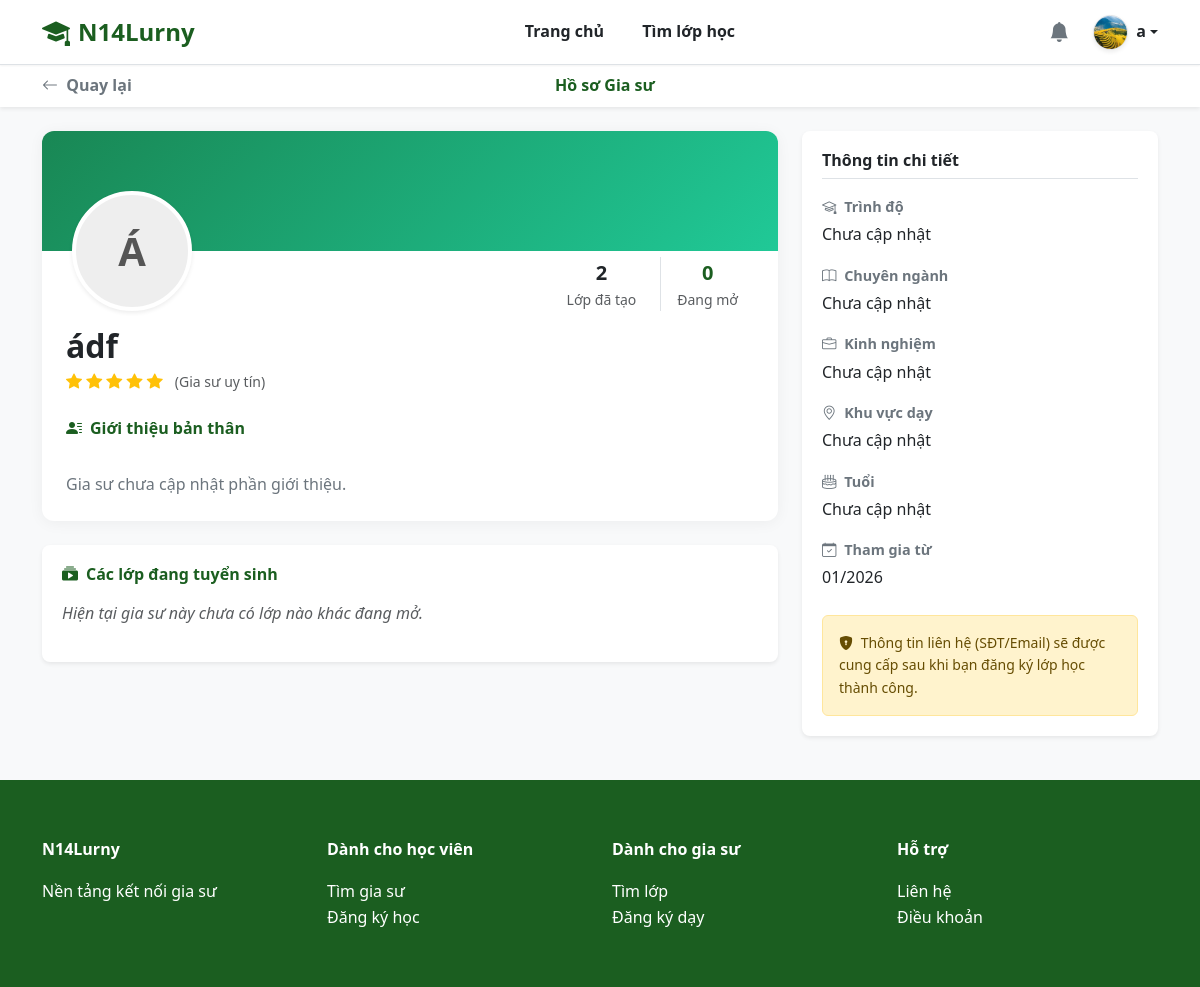
The app's page /N14Lurny/student/tutor_profile.php?id=13 (signed in), older data.
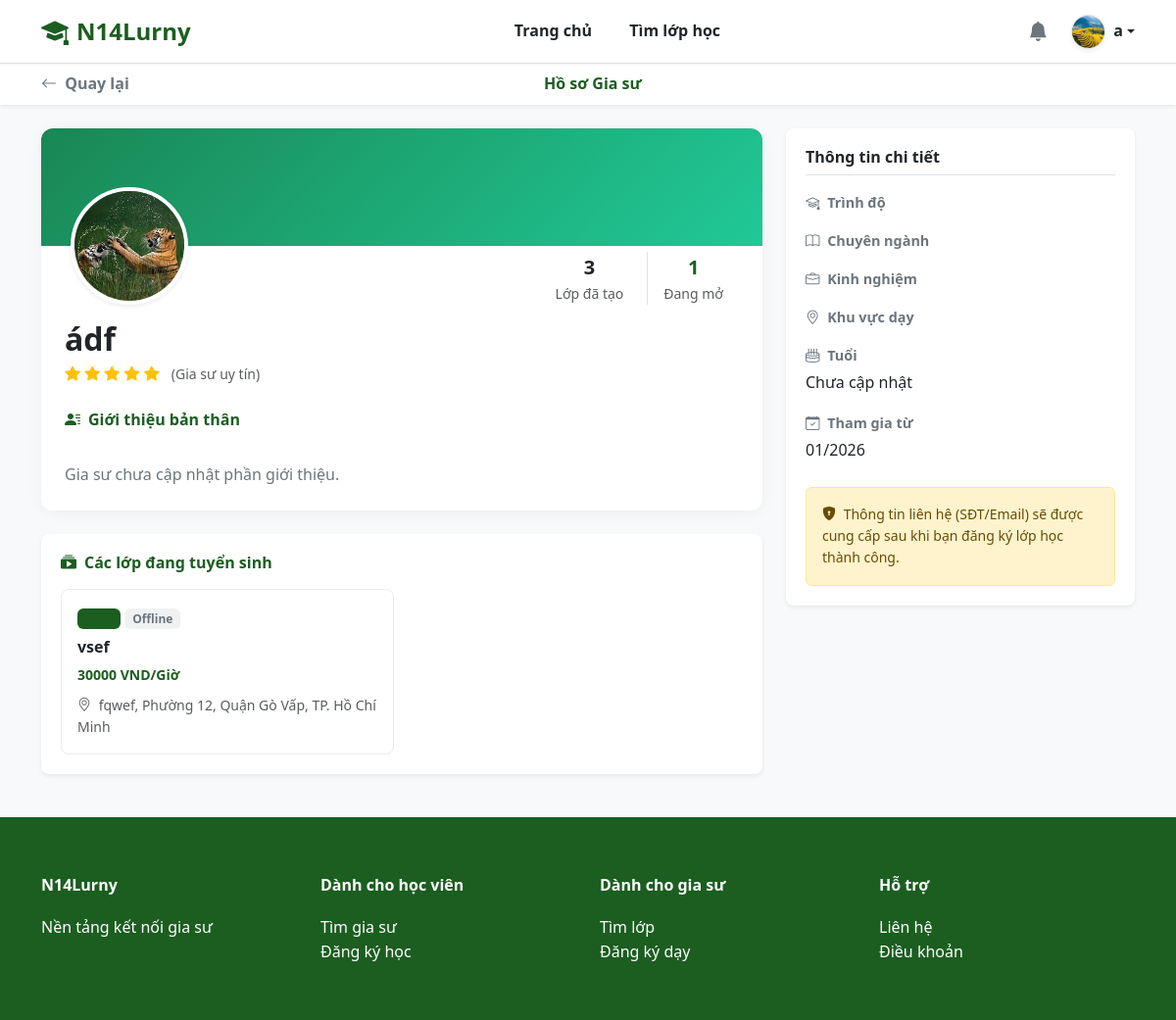
The same page, newer data.
### tables this page shows
CREATE TABLE `users` (
  `id` int(11) NOT NULL,
  `full_name` varchar(100) NOT NULL,
  `email` varchar(100) NOT NULL,
  `password` varchar(255) NOT NULL,
  `role` enum('admin','tutor','student') NOT NULL DEFAULT 'student',
  `avatar` varchar(255) DEFAULT NULL,
  `dob` date DEFAULT NULL,
  `gender` enum('Nam','Nữ','Khác') DEFAULT 'Nam',
  `phone` varchar(20) DEFAULT NULL,
  `bio` text DEFAULT NULL COMMENT 'Giới thiệu bản thân',
  `major` varchar(100) DEFAULT NULL COMMENT 'Chuyên ngành',
  `degree` varchar(100) DEFAULT NULL COMMENT 'Bằng cấp/Trình độ',
  `experience` varchar(100) DEFAULT NULL COMMENT 'Kinh nghiệm',
  `address` varchar(255) DEFAULT NULL COMMENT 'Địa chỉ/Khu vực',
  `school` varchar(255) DEFAULT NULL,
  `grade` varchar(50) DEFAULT NULL,
  `created_at` timestamp NOT NULL DEFAULT current_timestamp(),
  `warnings_count` int(11) DEFAULT 0 COMMENT 'Số lần bị cảnh cáo',
  `is_banned` tinyint(1) DEFAULT 0 COMMENT '1: Bị cấm dạy, 0: Bình thường'
);

CREATE TABLE `classes` (
  `id` int(11) NOT NULL,
  `tutor_id` int(11) NOT NULL,
  `title` varchar(255) NOT NULL,
  `subject` varchar(100) NOT NULL,
  `grade` varchar(50) NOT NULL,
  `price` varchar(255) DEFAULT NULL,
  `description` text DEFAULT NULL,
  `method` varchar(50) NOT NULL DEFAULT 'Offline' COMMENT 'Online hoặc Offline',
  `location` varchar(100) NOT NULL DEFAULT 'TP. Hồ Chí Minh' COMMENT 'Quận/Huyện tại TP.HCM',
  `status` enum('pending','active','hidden','closed','rejected') DEFAULT 'pending',
  `max_students` int(11) NOT NULL DEFAULT 1,
  `start_date` date DEFAULT NULL,
  `end_date` date DEFAULT NULL,
  `created_at` timestamp NOT NULL DEFAULT current_timestamp()
);

### N14Lurny/student/tutor_profile.php (the view, shortened to what the changed rows need)
<?php
require_once '../config/db.php';
$tutor_id = intval($_GET['id']);
$sql = "SELECT * FROM users WHERE id = ? AND role = 'tutor'";
$stmt = $conn->prepare($sql);
$stmt->bind_param("i", $tutor_id);
$stmt->execute();
$tutor_res = $stmt->get_result();
$tutor = $tutor_res->fetch_assoc();
$avatar_url = (!empty($tutor['avatar'])) ? "../assets/uploads/avatars/" . $tutor['avatar'] : "";
$initials = mb_strtoupper(mb_substr($tutor['full_name'], 0, 1, "UTF-8"));
$classes_res = $conn->query("SELECT * FROM classes WHERE tutor_id = $tutor_id AND status = 'active' ORDER BY created_at DESC");
$count_active = $classes_res->num_rows;
$count_all = $conn->query("SELECT COUNT(*) as total FROM classes WHERE tutor_id = $tutor_id")->fetch_assoc()['total'];
?>
<!DOCTYPE html>
<html lang="vi">
<head>
    <link href="https://cdn.jsdelivr.net/npm/bootstrap@5.3.2/dist/css/bootstrap.min.css" rel="stylesheet">
    <link href="https://cdn.jsdelivr.net/npm/bootstrap-icons@1.11.1/font/bootstrap-icons.css" rel="stylesheet">
    <link rel="stylesheet" href="../assets/css/style.css">
</head>
<body class="bg-light">
<div class="container py-4">
    <div class="row g-4">
        <div class="col-lg-8">
            <div class="tutor-header-card mb-4">
                <div class="d-flex justify-content-between align-items-end pe-4 pb-3">
                    <div class="tutor-avatar-container">
                        <?php if($avatar_url): ?>
                            <img src="<?= $avatar_url ?>" class="tutor-avatar-img shadow-sm">
                        <?php else: ?>
                            <div class="tutor-initials shadow-sm"><?= $initials ?></div>
                        <?php endif; ?>
                    </div>
                    <div class="d-flex gap-2 text-center">
                        <div class="px-3">
                            <div class="fw-bold fs-5 text-dark"><?= $count_all ?></div>
                            <div class="small text-muted">Lớp đã tạo</div>
                        </div>
                        <div class="px-3 border-start">
                            <div class="fw-bold fs-5 text-success"><?= $count_active ?></div>
                            <div class="small text-muted">Đang mở</div>
                        </div>
                    </div>
                </div>
                <div class="px-4 pb-4">
                    <h2 class="fw-bold text-dark mb-1"><?= htmlspecialchars($tutor['full_name']) ?></h2>
                    <div class="text-warning mb-3">
                        <i class="bi bi-star-fill"></i>
                        <i class="bi bi-star-fill"></i>
                        <i class="bi bi-star-fill"></i>
                        <i class="bi bi-star-fill"></i>
                        <i class="bi bi-star-fill"></i>
                        <span class="text-muted small ms-2">(Gia sư uy tín)</span>
                    </div>
                    <div class="mt-4">
                        <h6 class="fw-bold text-success"><i class="bi bi-person-lines-fill me-2"></i>Giới thiệu bản thân</h6>
                        <div class="text-secondary" style="line-height: 1.6; white-space: pre-line;">
                        </div>
                    </div>
                </div>
            </div>
            <div class="info-box shadow-sm border-0">
                <h6 class="fw-bold text-success mb-3"><i class="bi bi-collection-play-fill me-2"></i>Các lớp đang tuyển sinh</h6>
                <?php if($count_active > 0): ?>
                    <div class="row g-3">
                        <?php while($class = $classes_res->fetch_assoc()): ?>
                        <div class="col-md-6">
                            <div class="class-mini-card p-3 h-100 position-relative">
                                <div class="mb-2">
                                    <span class="badge bg-success bg-opacity-10 text-success"><?= htmlspecialchars($class['subject']) ?></span>
                                    <span class="badge bg-secondary bg-opacity-10 text-secondary"><?= htmlspecialchars($class['method']) ?></span>
                                </div>
                                <h6 class="fw-bold text-dark mb-2 text-truncate">
                                    <a href="../class-detail.php?id=<?= $class['id'] ?>" class="text-decoration-none text-dark stretched-link">
                                        <?= htmlspecialchars($class['title']) ?>
                                    </a>
                                </h6>
                                <div class="text-success fw-bold small"><?= $class['price'] ?></div>
                                <div class="small text-muted mt-2"><i class="bi bi-geo-alt me-1"></i> <?= htmlspecialchars($class['location']) ?></div>
                            </div>
                        </div>
                        <?php endwhile; ?>
                    </div>
                <?php else: ?>
                    <p class="text-muted fst-italic">Hiện tại gia sư này chưa có lớp nào khác đang mở.</p>
                <?php endif; ?>
            </div>
        </div>
        <div class="col-lg-4">
            <div class="info-box shadow-sm border-0 sticky-top" style="top: 80px;">
                <div class="mb-3">
                    <div class="info-label"><i class="bi bi-mortarboard me-1"></i> Trình độ</div>
                    <div class="info-value"><?= htmlspecialchars($tutor['degree'] ?? 'Chưa cập nhật') ?></div>
                </div>
                <div class="mb-3">
                    <div class="info-label"><i class="bi bi-book me-1"></i> Chuyên ngành</div>
                    <div class="info-value"><?= htmlspecialchars($tutor['major'] ?? 'Chưa cập nhật') ?></div>
                </div>
                <div class="mb-3">
                    <div class="info-label"><i class="bi bi-briefcase me-1"></i> Kinh nghiệm</div>
                    <div class="info-value"><?= htmlspecialchars($tutor['experience'] ?? 'Chưa cập nhật') ?></div>
                </div>
                <div class="mb-3">
                    <div class="info-label"><i class="bi bi-geo-alt me-1"></i> Khu vực dạy</div>
                    <div class="info-value"><?= htmlspecialchars($tutor['address'] ?? 'Chưa cập nhật') ?></div>
                </div>
                <div class="mb-3">
                    <div class="info-label"><i class="bi bi-calendar-check me-1"></i> Tham gia từ</div>
                    <div class="info-value"><?= date('m/Y', strtotime($tutor['created_at'])) ?></div>
                </div>
            </div>
        </div>
    </div>
</div>
<?php include '../includes/footer.php'; ?>
</body>
</html>

Row changes from the older to the newer data that the page shows:
changed users "ádf": avatar: picture added; avatar empty → "user_13_1769103159.jpg" (drawn); full_name "Á" → (not shown); degree "Chưa cập nhật" → (not shown); major "Chưa cập nhật" → (not shown); experience "Chưa cập nhật" → (not shown); address "Chưa cập nhật" → (not shown)
added classes: method "Offline", title "vsef", price "30000 VND/Giờ", location "fqwef, Phường 12, Quận Gò Vấp, TP. Hồ Chí Minh"
Text that changed along with them:
$count_all: "2" → "3"
$count_active: "0" → "1"
text no longer shown: "Hiện tại gia sư này chưa có lớp nào khác đang mở."
